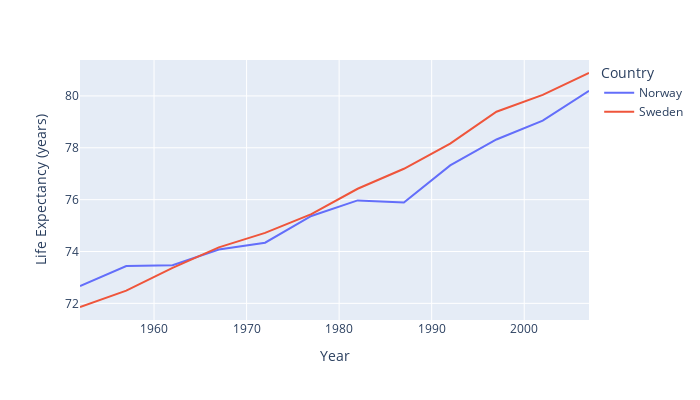

Notebook code for this chart:
### Code cell
# Create a plot with one line for Norway and one line for Sweden in the same style as the plot above.
# Let the legend title be 'Country'.
fig = px.line(df[df['country'].isin(['Norway', 'Sweden'])], x='year', y='lifeExp', color='country', width=700, height=400)
fig.update_xaxes(title='Year')
fig.update_yaxes(title='Life Expectancy (years)')
fig.update_layout(legend_title_text='Country')
fig.show()

### Figure 1 — Plotly figure (JSON) as saved in the notebook; plotly's stock layout.template omitted (floating-point values rounded to 4 significant figures)
{"data": [{"hovertemplate": "country=Norway<br>year=%{x}<br>lifeExp=%{y}<extra></extra>", "legendgroup": "Norway", "line": {"color": "#636efa", "dash": "solid"}, "marker": {"symbol": "circle"}, "mode": "lines", "name": "Norway", "orientation": "v", "showlegend": true, "type": "scatter", "x": [1952, 1957, 1962, 1967, 1972, 1977, 1982, 1987, 1992, 1997, 2002, 2007], "xaxis": "x", "y": [72.67, 73.44, 73.47, 74.08, 74.34, 75.37, 75.97, 75.89, 77.32, 78.32, 79.05, 80.2], "yaxis": "y"}, {"hovertemplate": "country=Sweden<br>year=%{x}<br>lifeExp=%{y}<extra></extra>", "legendgroup": "Sweden", "line": {"color": "#EF553B", "dash": "solid"}, "marker": {"symbol": "circle"}, "mode": "lines", "name": "Sweden", "orientation": "v", "showlegend": true, "type": "scatter", "x": [1952, 1957, 1962, 1967, 1972, 1977, 1982, 1987, 1992, 1997, 2002, 2007], "xaxis": "x", "y": [71.86, 72.49, 73.37, 74.16, 74.72, 75.44, 76.42, 77.19, 78.16, 79.39, 80.04, 80.88], "yaxis": "y"}], "layout": {"height": 400, "legend": {"title": {"text": "Country"}, "tracegroupgap": 0}, "margin": {"t": 60}, "width": 700, "xaxis": {"anchor": "y", "domain": [0, 1], "title": {"text": "Year"}}, "yaxis": {"anchor": "x", "domain": [0, 1], "title": {"text": "Life Expectancy (years)"}}}}
